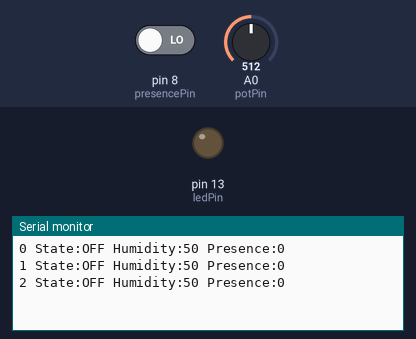
Bench run of a sketch on a simulated Arduino Uno, built with avr-gcc and run on an emulated ATmega328P. Shown: output pins drawn as LEDs (lit = HIGH), the last lines printed to the serial monitor. The inputs (shaded band) are chosen by the test bench; at power-on: A0 (potPin) = 512, pin 8 (presencePin) LOW.

Above: at 1.3 s.
1.4 s: A0 (potPin) set to 857
At 1.9 s:
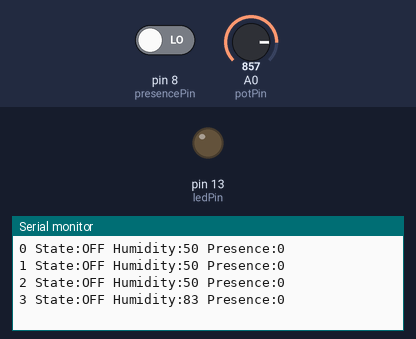
2.9 s: A0 (potPin) set to 880
At 3.4 s:
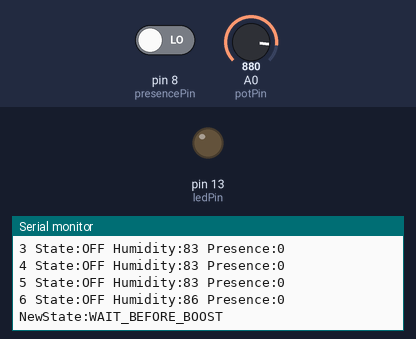

The sketch:

state_matchine.ino
```cpp
const int ledPin = 13;   // select the pin for the LED
const int presencePin = 8;   // select the pin for the presence switch
const int potPin = 0;    // select the input pin for the potentiometer

int led_value = 0;

typedef enum
{
   WAIT_BEFORE_OFF,
   OFF,
   WAIT_BEFORE_TRICKLE,
   TRICKLE,
   WAIT_BEFORE_BOOST,
   BOOST,
   WAIT_AFTER_BOOST,
} State;

State _state;
unsigned long _cycle;
unsigned long _wait_timer;
unsigned long _boost_timer;
int  _humidity;
bool _presence;

const unsigned long cycle_ms = 500;
const unsigned long presence_confirmation_time_ms = 3 * 1000L ;
const unsigned long absence_confirmation_time_ms = 3 * 1000L;
const unsigned long humidity_confirmation_time_ms = 3 * 1000L;
const unsigned long min_boost_time_ms = 5 * 1000L;
const unsigned long max_boost_time_ms = 20 * 1000L;

const int high_humidity = 85;
const int low_humidity = 70;

void setup()
{
  _cycle = 0;
  _state = State::OFF;
  _wait_timer = 0;
  _boost_timer = 0;
  _humidity = 0;
  _presence = false;
  pinMode(ledPin, OUTPUT);  // declare the ledPin as an OUTPUT
  pinMode(presencePin, INPUT);
  Serial.begin(115200);
}

void loop()
{
   _humidity = read_humidity();
   _presence = read_presence();
   State new_state = evaluate_transition();
   Serial.println(all_to_string(new_state));

   if(new_state != _state)
      transit_to(new_state);
   else
      increment_timers(cycle_ms);
   delay(cycle_ms);
   _cycle++;
}

void transit_to(State new_state)
{
   if(is_wait(new_state))
      _wait_timer = 0;

   if(new_state == BOOST && _state == WAIT_BEFORE_BOOST)
      _boost_timer = 0;

   // TODO: perform relay actions
   switch(new_state)
   {
      case OFF:
         Serial.println("Speed=0");
         break;
      case TRICKLE:
         Serial.println("Speed=1");
         break;
      case BOOST:
         Serial.println("Speed=3");
         break;
   }

   _state = new_state;
}

void increment_timers(int ms)
{
   if(is_wait(_state))
      _wait_timer += ms;
   if(is_boost(_state))
      _boost_timer += ms;
}

bool is_wait(State state)
{
  switch(_state)
  {
     case WAIT_BEFORE_OFF:
     case WAIT_BEFORE_TRICKLE:
     case WAIT_BEFORE_BOOST:
     case WAIT_AFTER_BOOST:
      return true;
     default:
        return false;
  }
}

bool is_boost(State state)
{
  switch(state)
  {
     case BOOST:
     case WAIT_AFTER_BOOST:
      return true;
     default:
        return false;
  }
}

State evaluate_transition()
{
  switch(_state)
  {
     case WAIT_BEFORE_OFF:
        if(_humidity >= high_humidity)
           return WAIT_BEFORE_BOOST;
        if(_presence)
           return TRICKLE;
        if(_wait_timer >= absence_confirmation_time_ms)
           return OFF;
        break;
     case OFF:
        if(_humidity >= high_humidity)
           return WAIT_BEFORE_BOOST;
        if(_presence)
           return WAIT_BEFORE_TRICKLE;
        break;
     case WAIT_BEFORE_TRICKLE:
        if(_humidity >= high_humidity)
           return WAIT_BEFORE_BOOST;
        if(!_presence)
           return OFF;
       if(_wait_timer >= presence_confirmation_time_ms)
         return TRICKLE;
       break;
     case TRICKLE:
        if(_humidity >= high_humidity)
           return WAIT_BEFORE_BOOST;
        if(!_presence)
           return WAIT_BEFORE_OFF;
        break;
     case WAIT_BEFORE_BOOST:
        if(_humidity <= low_humidity)
           return WAIT_BEFORE_OFF;
       if(_wait_timer >= humidity_confirmation_time_ms)
           return BOOST;
       break;
     case BOOST:
        if(_humidity <= low_humidity)
           return WAIT_AFTER_BOOST;
       if(_boost_timer >= max_boost_time_ms)
         return WAIT_BEFORE_OFF;
       break;
    case WAIT_AFTER_BOOST:
        if(_humidity >= high_humidity)
           return BOOST;
      if(_wait_timer >= min_boost_time_ms)
         return WAIT_BEFORE_OFF;
       if(_boost_timer >= max_boost_time_ms)
         return WAIT_BEFORE_OFF;
        break;
  }
  return _state;
}

String all_to_string(State new_state)
{
  String s = String(_cycle);
  s += " State:";
  s += state_to_string(_state);
  s += " Humidity:";
  s += _humidity;
  s += " Presence:";
  s += _presence;
  if(is_wait(_state))
  {
     s += " WaitTimer:";
     s += _wait_timer;
  }
  if(is_boost(_state))
  {
     s += " BoostTimer:";
     s += _boost_timer;
  }
  if(_state != new_state)
  {
     s += " NewState:";
     s += state_to_string(new_state);
  }
  return s;
}

const char * state_to_string(State state)
{
  switch(state)
  {
     case WAIT_BEFORE_OFF:
        return "WAIT_BEFORE_OFF";
     case OFF:
        return "OFF";
     case WAIT_BEFORE_TRICKLE:
        return "WAIT_BEFORE_TRICKLE";
     case TRICKLE:
        return "TRICKLE";
     case WAIT_BEFORE_BOOST:
        return "WAIT_BEFORE_BOOST";
     case BOOST:
        return "BOOST";
     case WAIT_AFTER_BOOST:
        return "WAIT_AFTER_BOOST";
     default:
        return "#UNKNOWN#";
  }
}

int read_humidity()
{
  return 100l * analogRead(potPin) / 1023l;
}

bool read_presence()
{
  return digitalRead(presencePin) == HIGH;
}
```

Measured:
- the behaviour switches between 869 and 870 on A0 (potPin) (found by bisection; images 1 and 2)
- after the input at 1.4 s, the serial monitor: prints a new line after 0.10 s (image 1)
- after the input at 2.9 s, the serial monitor: prints a new line after 0.11 s (image 2)
